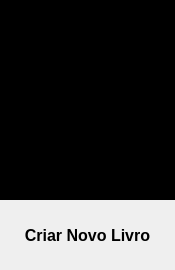
<?xml version="1.0" encoding="UTF-8"?>
<ui version="4.0">
 <class>Form</class>
 <widget class="QWidget" name="Form">
  <property name="geometry">
   <rect>
    <x>0</x>
    <y>0</y>
    <width>175</width>
    <height>270</height>
   </rect>
  </property>
  <property name="sizePolicy">
   <sizepolicy hsizetype="Fixed" vsizetype="Fixed">
    <horstretch>0</horstretch>
    <verstretch>0</verstretch>
   </sizepolicy>
  </property>
  <property name="windowTitle">
   <string>Form</string>
  </property>
  <widget class="QLabel" name="book_cover">
   <property name="geometry">
    <rect>
     <x>0</x>
     <y>0</y>
     <width>175</width>
     <height>200</height>
    </rect>
   </property>
   <property name="sizePolicy">
    <sizepolicy hsizetype="Fixed" vsizetype="Fixed">
     <horstretch>0</horstretch>
     <verstretch>0</verstretch>
    </sizepolicy>
   </property>
   <property name="styleSheet">
    <string notr="true">background-color: rgb(0, 0, 0);</string>
   </property>
   <property name="text">
    <string>Name</string>
   </property>
  </widget>
  <widget class="QLabel" name="book_name">
   <property name="geometry">
    <rect>
     <x>0</x>
     <y>200</y>
     <width>175</width>
     <height>70</height>
    </rect>
   </property>
   <property name="sizePolicy">
    <sizepolicy hsizetype="Fixed" vsizetype="Fixed">
     <horstretch>0</horstretch>
     <verstretch>50</verstretch>
    </sizepolicy>
   </property>
   <property name="font">
    <font>
     <pointsize>12</pointsize>
     <weight>75</weight>
     <bold>true</bold>
     <underline>false</underline>
     <strikeout>false</strikeout>
    </font>
   </property>
   <property name="layoutDirection">
    <enum>Qt::LeftToRight</enum>
   </property>
   <property name="autoFillBackground">
    <bool>false</bool>
   </property>
   <property name="text">
    <string>Criar Novo Livro</string>
   </property>
   <property name="alignment">
    <set>Qt::AlignCenter</set>
   </property>
   <property name="wordWrap">
    <bool>true</bool>
   </property>
  </widget>
 </widget>
 <resources/>
 <connections/>
</ui>
